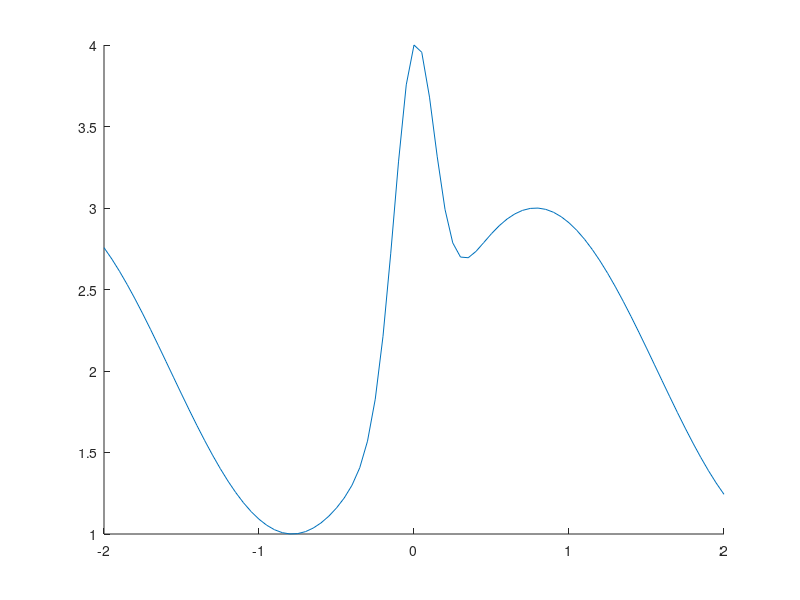

Recreate this plot in MATLAB. (Note: this script raises an error after producing the figure.)
x=-2:0.05:2;
y=sin(2*x)+2*exp(-30*x.^2)+2;
dy = gradient(y);
dx = gradient(x);
% quiver(x,y,-dy,dx)
hold on; plot( x, y)
P = [x;y];
n = length(x)-1; k = 2;
NodeVector = U_quasi_uniform(n, k); % 准均匀B样条的节点矢量
DrawSpline(n, k, P, NodeVector);
